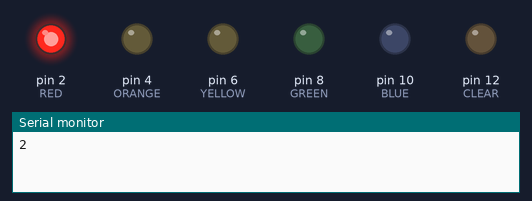
Bench run of a sketch on a simulated Arduino Uno, built with avr-gcc and run on an emulated ATmega328P. Parts: output pins drawn as LEDs (lit = HIGH), the last lines printed to the serial monitor.

Above: at 0.1 s.
At 2.1 s:
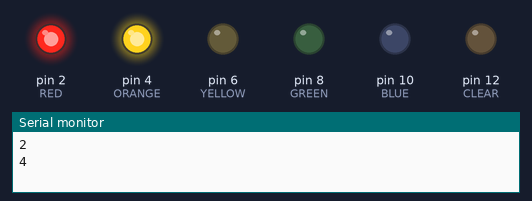
At 4.1 s:
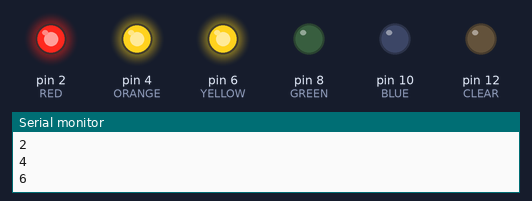
At 10.1 s:
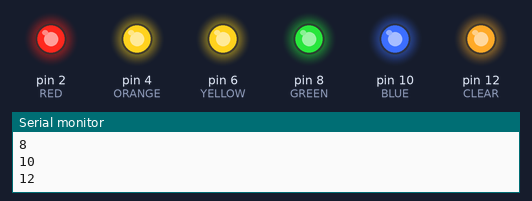
At 16.1 s:
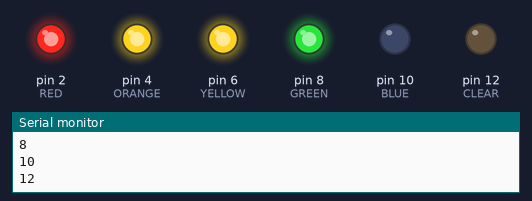
At 24.1 s:
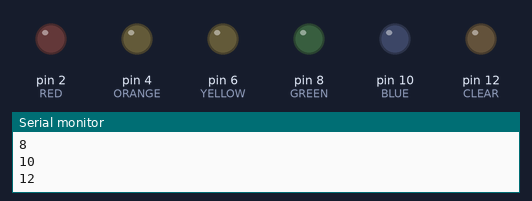
Timing chart, 0 to 25.6 s (numbered marks = the images above):
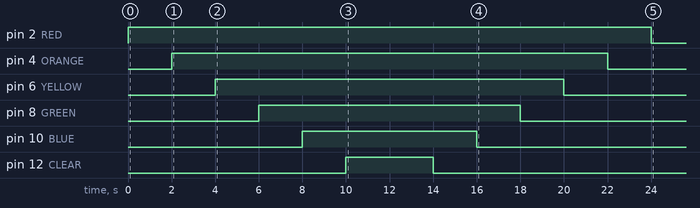

The sketch:

LookingAtRecursion.ino
```cpp
/* Looking at Recursion!
 * Arduino Exploration Week 2
 * Author: Christopher Bartholomew
 * Course: CS50
 *
 * In class experiment on how to interact with the arduino using C's functions and using LEDS to look at recursion / frame stacks
 * Goals:
 * - Using resursive functions as a method of iteration
 * - Seeing how functions execute on the stack visually, and how the variables become destroyed as they fall off the stack.
 * - Building a project using Multiple Lights defined in a global array
 * - Passing arrays by reference to other functions.
 */

// Define your LED to PIN Constant
#define RED    2
#define ORANGE 4
#define YELLOW 6
#define GREEN  8
#define BLUE   10
#define CLEAR   12

// Define the Max number of lights we will be iterating through. This also acts as your base case.
#define MAX    6

//TODO: Create an array with MAX
//BONUS: Make the below array into a 2D array or create an additional array with each color's individual duration time.
int LIGHTS[MAX] = {RED, ORANGE, YELLOW, GREEN, BLUE, CLEAR };

void setup(){

   //Arduino's serial console init.
   Serial.begin(9600);

   // let the arduino know that you will be utilizing the following PINS
   // TODO: create additional pinModes for the rest of the PINS. (Only Red Shown).
   pinMode(RED,       OUTPUT);
   pinMode(ORANGE,    OUTPUT);
   pinMode(YELLOW,    OUTPUT);
   pinMode(GREEN,     OUTPUT);
   pinMode(BLUE,      OUTPUT);
   pinMode(CLEAR,      OUTPUT);

   //TODO: Populate the parameters
   beginRecursiveLightCycle(MAX,0,LIGHTS);

}

/* beginRecursiveLightCycle
 * @param1 : length  - used against your "Base Case" - the length of the array, also known as "MAX"
 * @param2 : current - when iterating, we must always feed where the current index of the array.
 * Purpose : Recusive function which will turn on each light as it pushes onto the stack. The light will turn off as it falls off.
 * Bonus   : Create a new parameter (or use lights parameter) for an array that contains the each light's duration.
 */
void beginRecursiveLightCycle(int length, int current, int *lights){

    //TODO/QUESTION: What's your base case? When do you stop? Write a conditional statement that will stop the recursion.
    if (current == length) { return; }

    //Arduino's printf
    Serial.println(lights[current]);

    //TODO: Fill in the parameters for digitalWrite to turn the LED ON
    digitalWrite(lights[current], HIGH);

    //QUESTION: What is this here? What would happen if we didn't know this?
    int c = current + 1;

    //TODO[OPTIONAL]: If you are doing bonus, this is where you would place the duration.
    delay(2000);

    beginRecursiveLightCycle(length, c, lights);

    //TODO[OPTIONAL]: If you are doing bonus, this is where you would place the duration.
    delay(2000);

    //TODO: Fill in the parameters for digitalWrite to turn the LED OFF
    //QUESTION: What is line representing in terms of variable scope?
    digitalWrite(lights[current], LOW);

}


void loop(){
// not needed
}
```
